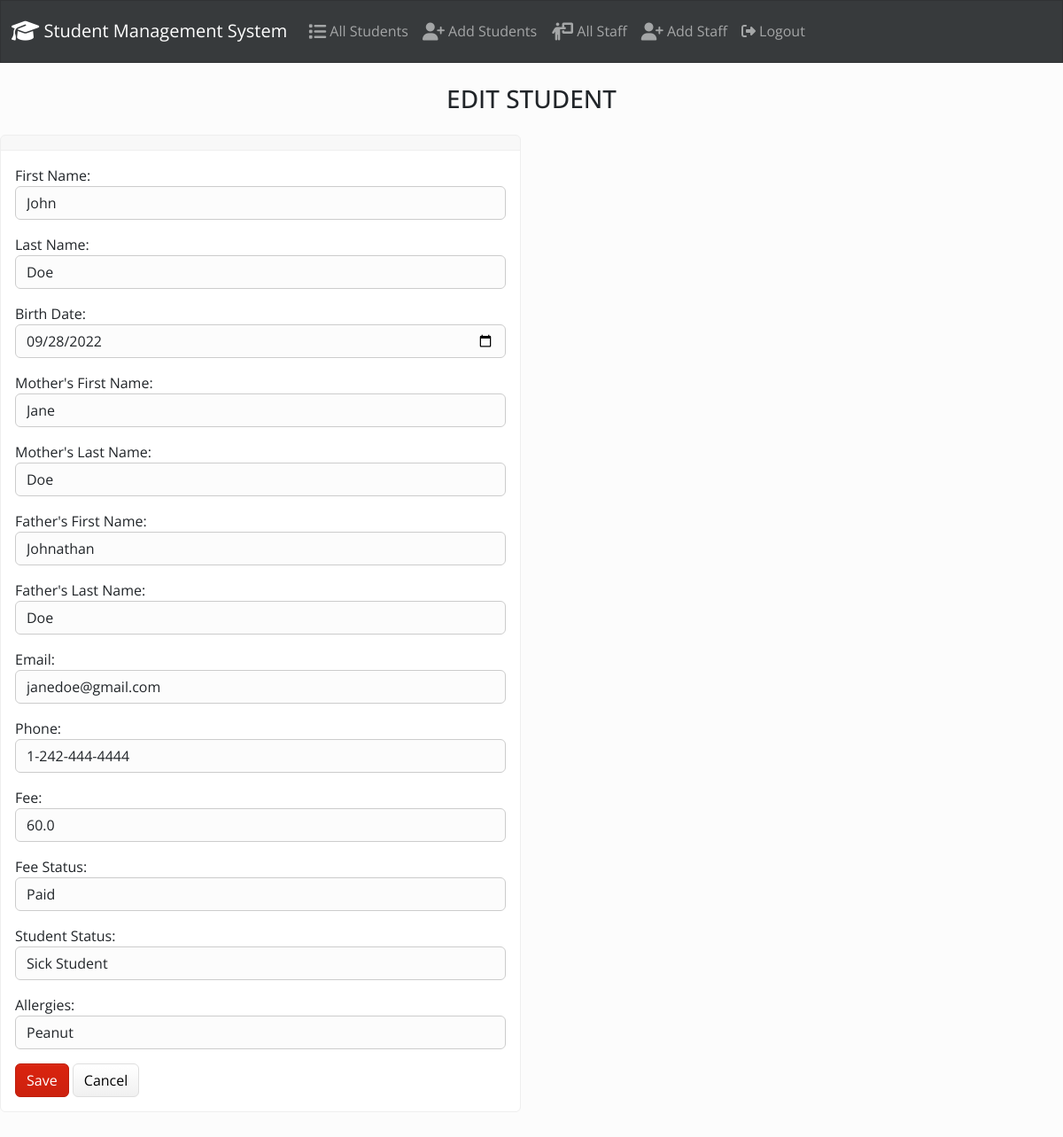
The app's page /edit/1/ (signed in) with its own data.
### students/models.py (models this page shows, shortened)
class Student(models.Model):
    first_name = models.CharField(max_length=50)
    last_name = models.CharField(max_length=50)
    birth_date = models.DateField()
    mother_Fname = models.CharField(max_length=50)
    mother_Lname = models.CharField(max_length=50)
    father_Fname = models.CharField(max_length=50)
    father_Lname = models.CharField(max_length=50)
    email = models.EmailField(max_length=100)
    phone = models.CharField(max_length=20)
    fee = models.FloatField()
    FEE_STATUS_CHOICES = [
        ('paid', 'Paid'),
        ('due', 'Due'),
        ('past', 'Past Due'),
    ]
    fee_status = models.CharField(max_length=10, choices=FEE_STATUS_CHOICES)
    STUDENT_STATUS_CHOICES = [
        ('current', 'Current Student'),
        ('past', 'Past Student'),
        ('sick', 'Sick Student'),
    ]
    student_status = models.CharField(max_length=10, choices=STUDENT_STATUS_CHOICES)
    allergies = models.CharField(max_length=255)

### students/views.py (the view)
# urls.py: path('edit/<int:id>/', views.edit, name='edit'),
@login_required(login_url="/accounts/login/")
def edit(request, id):
    if request.method == 'POST':
        student = Student.objects.get(pk=id)
        form = StudentForm(request.POST, instance=student)
        if form.is_valid():
            form.save()
            return render(request, 'students/edit.html', {
                'form': form,
                'success': True
            })
    else:
        student = Student.objects.get(pk=id)
        form = StudentForm(instance=student)
    return render(request, 'students/edit.html', {
        'form': form
    })

### students/templates/students/edit.html (shortened to what this page needs)
{% extends 'students/base.html' %}
{% block body %}
<h3 class="text-center m-4">EDIT STUDENT</h3>
	{% if success %}
		<div class="alert-success" role="alert">
			{{ student.first_name }} {{ student.last_name }} has been successfully updated.
			<a href="{% url 'index' %}" class='alert-link'>Go To Home Page</a>
		</div>
	{% else %}
		<div class='row jusify-content-center'>
			<div class='col-6'>
				<div class="card bg-light mb-3">
				  <div class="card-header">
				  </div>
				  <div class="card-body">
				    <form action="" method='POST'>
				    	{{ form.as_p }}
				    	<button type="submit" class="btn btn-primary">Save</button>
				    	<a href="{% url 'index' %}" class="btn btn-secondary">Cancel</a>
				    </form>
				  </div>
				</div>
			</div>
	{% endif %}
{% endblock %}

### records on screen
Student: first_name "John", last_name "Doe", birth_date "09/28/2022", mother_Fname "Jane", mother_Lname "Doe", father_Fname "Johnathan", father_Lname "Doe", email "janedoe@gmail.com", phone "1-242-444-4444", fee "60.0", fee_status "Paid", student_status "Sick Student", allergies "Peanut"
